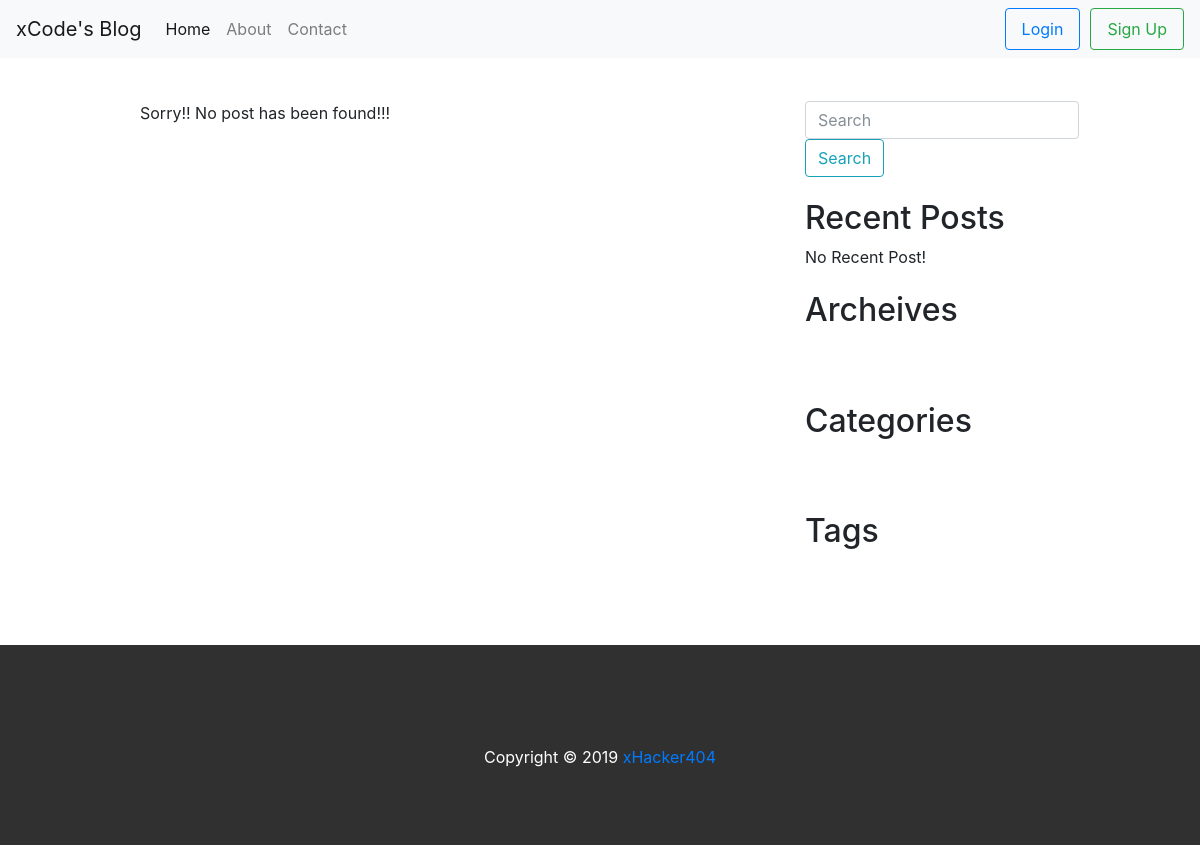
The app's page /blog/2019/1/22, older data.
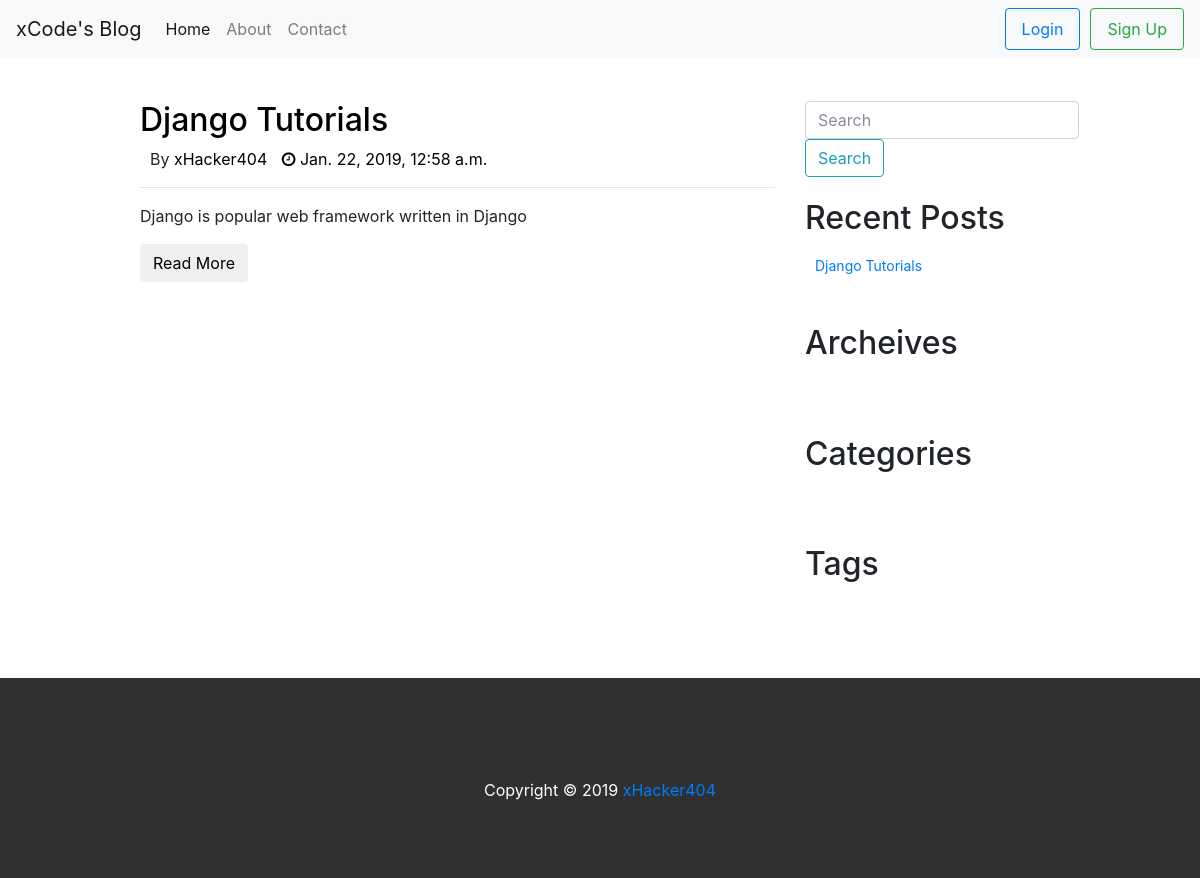
The same page, newer data.
### blog/models.py (models this page shows, shortened)
class Post(models.Model):
    title = models.CharField(max_length=250,unique=True)
    content = models.CharField(max_length=1000)
    tag = models.CharField(max_length=100,default='sql')
    category = models.CharField(max_length=150, default='uncategoried')
    featured_img = models.ImageField(upload_to='featured_images', blank=True)
    author = models.ForeignKey(User,on_delete=models.CASCADE, default=1)
    published_date = models.DateTimeField(default=datetime.now())

### blog/views.py (the view)
# urls.py: path('<int:year>/<int:month>/<int:day>', views.archeive_posts_by_date, name='archeive_date'),
def archeive_posts_by_date(request, year, month, day):
    post_list = Post.objects.filter(published_date__year=year, published_date__month=month, published_date__day=day)
    context = {'posts':post_list}
    return render(request, 'blog/archeive.html', context)

### templates/blog/archeive.html
<!DOCTYPE html>
{% extends 'blog/base.html'%}
{% block post_block %}
<div class="col-md-7">
	{% if posts %}
			{% for post in posts %}
			<div class="post">
	        <h2><a href="blog/posts/{{post.id}}"> {{ post.title}} </a></h2>
	        <ul>
	            <li>By  <a href="blog/author/{{post.author}}">{{ post.author}}</a></li>
	            <li><a href="blog/{{post.published_date.year}}/{{post.published_date.month}}/{{post.published_date.day}}"> <i class="fa fa-clock-o" aria-hidden="true"></i> {{ post.published_date }}</a></li>
	        </ul>
	        <hr>
	        <p>{{post.content}}</p>
	        <button class="btn"><a href="blog/posts/{{post.id}}">Read More</a></button>
	    </div>
		{% endfor %}
		{% else %}
		<p>Sorry!! No post has been found!!!</p>
		{% endif %}
</div>
{% endblock %}

### templates/blog/base.html (shortened to what this page needs)
<!DOCTYPE html>
{% load staticfiles %}
<html lang="us">
<head>
    <link href="{% static "css/bootstrap.min.css" %}"rel="stylesheet" type="text/css">
    <link href="{% static "css/jquery-ui.css" %}" rel="stylesheet">
    <link rel="stylesheet" href="https://cdnjs.cloudflare.com/ajax/libs/font-awesome/4.7.0/css/font-awesome.min.css">
    <link href="{% static "css/style.css" %}" rel="stylesheet" type="text/css">
</head>
<body>
		<div class="row">
        <div class="col-md-12">
            <nav class="navbar navbar-expand-lg navbar-light bg-light fixed-top">
              <a class="navbar-brand" href="{% url 'index'%}">xCode's Blog</a>
              <div class="collapse navbar-collapse" id="navbarSupportedContent">
                <ul class="navbar-nav mr-auto">
                  <li class="nav-item active">
                    <a class="nav-link" href="{% url 'index'%}">Home <span class="sr-only">(current)</span></a>
                  </li>
                  <li class="nav-item">
                    <a class="nav-link" href="#">About</a>
                  </li>
                  <li class="nav-item">
                    <a class="nav-link " href="#">Contact</a>
                  </li>
                </ul>
                <form class="form-inline my-2 my-lg-0">
									{% if user.is_authenticated %}
									<a class="nav-link btn btn-outline-primary" href="{% url 'blog:logout' %}" >Logout</a>
                  <h2 style="font-size:24px; padding-left:10px"> Hello {{user.username}} </h2>
									{% else %}
									<a class="nav-link btn btn-outline-primary" href="{% url 'blog:user_login' %}" >Login</a>
                  <a class="nav-link btn btn-outline-success" href="{% url 'blog:sign-up'%}" style="margin-left: 10px">Sign Up</a>
									{% endif %}
								</form>
              </div>
         </nav>
        </div>
    </div>
    <div class="container">
        <div class="row" style="margin-top:100px ">
            <div class="col-md-1" id="left-sidebar"></div>
            {% block post_block %}
            {% endblock %}
            <div class="col-md-4" id="right-sidebar">
								<form class="form-inline" method="GET" action="{% url 'blog:search_view'%}">
                    <input class="form-control mr-sm-2" type="text" name="search_box" placeholder="Search">
                    <button class="btn btn-outline-info my-2 my-sm-0" type="submit">Search</button>
               </form>
                 <div class="widget">
                    <h2>Recent Posts</h2>
										{% if posts %}
											{% for post in posts %}
										<ul>
                        <li> <a href="blog/posts/{{post.id}}">{{post.title}}</a> </li>
                    </ul>
											{% endfor %}
										{% else %}
										<p>No Recent Post!</p>
										{% endif %}
                </div>
                <div class="widget">
                    <h2>Archeives</h2>
                    <ul>
                    </ul>
                </div>
                <div class="widget">
                    <h2>Categories</h2>
                    <ul>
                    </ul>
                </div>
                <div class="widget">
                    <h2>Tags</h2>
                    <ul>
                    </ul>
                </div>
            </div>
        </div>
    </div>
    <div class="row">
            <div class="col-md-12">
                <footer>
                    Copyright &copy; 2019 <a href="http://xHacker404.com">xHacker404</a>
                </footer>
            </div>
    </div>
</body>
</html>

Row changes from the older to the newer data that the page shows:
added Post: title "Django Tutorials", author "xHacker404", published_date "Jan. 22, 2019, 12:58 a.m.", content "Django is popular web framework written in Django"
Text that changed along with them:
text no longer shown: "Sorry!! No post has been found!!! No Recent Post!"
